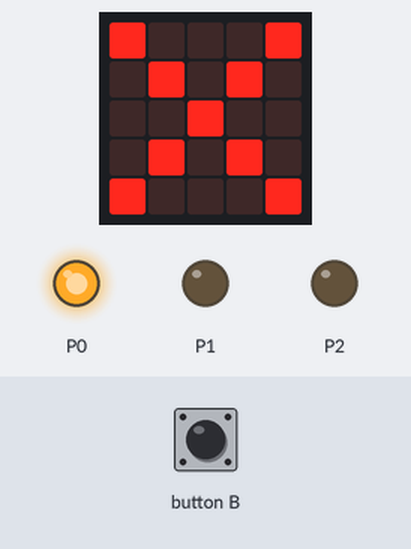
A program run on a simulated BBC micro:bit (MakeCode). Parts: the board's 5×5 LED display, output pins drawn as LEDs (lit = HIGH). Inputs (shaded band) come from the test bench.

Above: at 0.1 s.
3.7 s: button B pressed for 0.15 s
At 5.1 s:
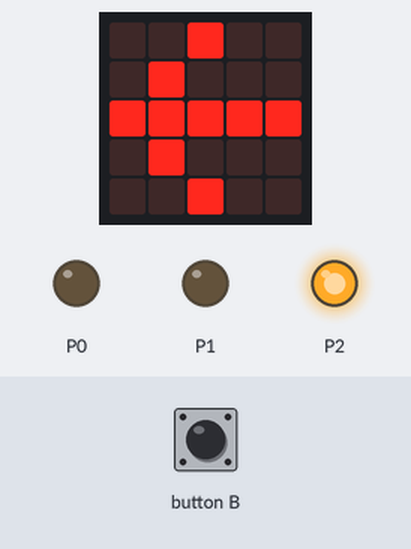
At 7.0 s:
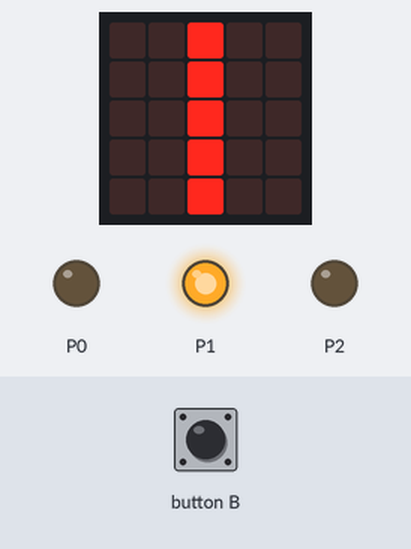
Timing chart, 0 to 10.2 s (numbered marks = the images above; inputs shaded):
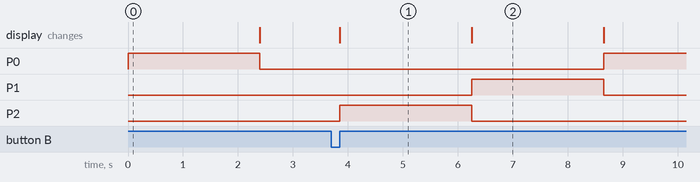

Measured:
- after the input at 3.7 s, P0: LOW → HIGH after 5.0 s; P1: LOW → HIGH after 2.6 s, → LOW 2.4 s later; P2: LOW → HIGH after 0.15 s, → LOW 2.4 s later; the display: changes after 0.15 s (image 1)
- what the display in image 1 shows lasts 2.4 s, from 3.9 s to 6.3 s

The program:

main.ts
```typescript
input.onButtonPressed(Button.B, function () {
    Kitronik_STOPbit.trafficLightLED(Kitronik_STOPbit.LightColours.Red, Kitronik_STOPbit.DisplayLights.Off)
    Kitronik_STOPbit.trafficLightLED(Kitronik_STOPbit.LightColours.Green, Kitronik_STOPbit.DisplayLights.On)
    basic.showLeds(`
        . . # . .
        . # . . .
        # # # # #
        . # . . .
        . . # . .
        `)
    basic.pause(2000)
    basic.clearScreen()
    Kitronik_STOPbit.trafficLightLED(Kitronik_STOPbit.LightColours.Green, Kitronik_STOPbit.DisplayLights.Off)
    Kitronik_STOPbit.trafficLightLED(Kitronik_STOPbit.LightColours.Yellow, Kitronik_STOPbit.DisplayLights.On)
    basic.showLeds(`
        . . # . .
        . . # . .
        . . # . .
        . . # . .
        . . # . .
        `)
    basic.pause(2000)
    basic.clearScreen()
    Kitronik_STOPbit.trafficLightLED(Kitronik_STOPbit.LightColours.Yellow, Kitronik_STOPbit.DisplayLights.Off)
    Kitronik_STOPbit.trafficLightLED(Kitronik_STOPbit.LightColours.Red, Kitronik_STOPbit.DisplayLights.On)
    basic.showLeds(`
        # . . . #
        . # . # .
        . . # . .
        . # . # .
        # . . . #
        `)
})
Kitronik_STOPbit.trafficLightLED(Kitronik_STOPbit.LightColours.Red, Kitronik_STOPbit.DisplayLights.On)
basic.showLeds(`
    # . . . #
    . # . # .
    . . # . .
    . # . # .
    # . . . #
    `)
basic.pause(2000)
basic.clearScreen()
Kitronik_STOPbit.trafficLightLED(Kitronik_STOPbit.LightColours.Red, Kitronik_STOPbit.DisplayLights.Off)
```

test.ts
```typescript
// tests gaan hier; deze zal niet worden gecompileerd wanneer dit pakket wordt gebruikt als extensie.
```
